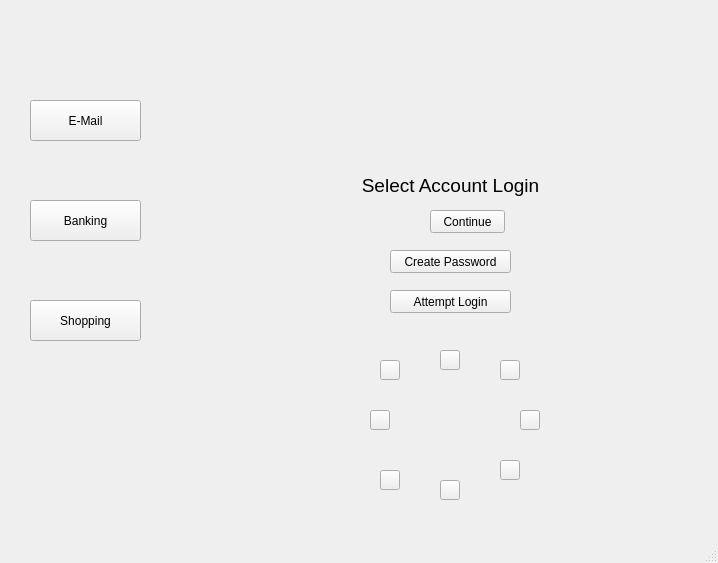
<?xml version="1.0" encoding="UTF-8"?>
<ui version="4.0">
 <class>MainWindow</class>
 <widget class="QMainWindow" name="MainWindow">
  <property name="geometry">
   <rect>
    <x>0</x>
    <y>0</y>
    <width>718</width>
    <height>563</height>
   </rect>
  </property>
  <property name="windowTitle">
   <string>MainWindow</string>
  </property>
  <widget class="QWidget" name="centralwidget">
   <widget class="QPushButton" name="emailBtn">
    <property name="geometry">
     <rect>
      <x>30</x>
      <y>100</y>
      <width>111</width>
      <height>41</height>
     </rect>
    </property>
    <property name="text">
     <string>E-Mail</string>
    </property>
   </widget>
   <widget class="QPushButton" name="bankBtn">
    <property name="geometry">
     <rect>
      <x>30</x>
      <y>200</y>
      <width>111</width>
      <height>41</height>
     </rect>
    </property>
    <property name="text">
     <string>Banking</string>
    </property>
   </widget>
   <widget class="QPushButton" name="emailBtn_3">
    <property name="geometry">
     <rect>
      <x>30</x>
      <y>300</y>
      <width>111</width>
      <height>41</height>
     </rect>
    </property>
    <property name="text">
     <string>Shopping</string>
    </property>
   </widget>
   <widget class="QWidget" name="loginWidget" native="true">
    <property name="geometry">
     <rect>
      <x>230</x>
      <y>40</y>
      <width>471</width>
      <height>471</height>
     </rect>
    </property>
    <property name="styleSheet">
     <string notr="true"/>
    </property>
    <widget class="QWidget" name="octagon" native="true">
     <property name="geometry">
      <rect>
       <x>160</x>
       <y>330</y>
       <width>121</width>
       <height>111</height>
      </rect>
     </property>
     <property name="autoFillBackground">
      <bool>false</bool>
     </property>
     <property name="styleSheet">
      <string notr="true">border-image: url(&quot;:/new/octagon/octagon.png&quot;);</string>
     </property>
    </widget>
    <widget class="QPushButton" name="passcreateBtn">
     <property name="geometry">
      <rect>
       <x>160</x>
       <y>210</y>
       <width>121</width>
       <height>23</height>
      </rect>
     </property>
     <property name="text">
      <string>Create Password</string>
     </property>
    </widget>
    <widget class="QPushButton" name="loginBtn">
     <property name="geometry">
      <rect>
       <x>160</x>
       <y>250</y>
       <width>121</width>
       <height>23</height>
      </rect>
     </property>
     <property name="text">
      <string>Attempt Login</string>
     </property>
    </widget>
    <widget class="QLabel" name="stateStatusLbl">
     <property name="geometry">
      <rect>
       <x>90</x>
       <y>130</y>
       <width>261</width>
       <height>31</height>
      </rect>
     </property>
     <property name="font">
      <font>
       <pointsize>14</pointsize>
      </font>
     </property>
     <property name="text">
      <string>Select Account Login</string>
     </property>
     <property name="alignment">
      <set>Qt::AlignCenter</set>
     </property>
    </widget>
    <widget class="QPushButton" name="whiteBtn">
     <property name="geometry">
      <rect>
       <x>210</x>
       <y>310</y>
       <width>20</width>
       <height>20</height>
      </rect>
     </property>
     <property name="text">
      <string/>
     </property>
    </widget>
    <widget class="QPushButton" name="yellowBtn">
     <property name="geometry">
      <rect>
       <x>270</x>
       <y>320</y>
       <width>20</width>
       <height>20</height>
      </rect>
     </property>
     <property name="text">
      <string/>
     </property>
    </widget>
    <widget class="QPushButton" name="greenBtn">
     <property name="geometry">
      <rect>
       <x>290</x>
       <y>370</y>
       <width>20</width>
       <height>20</height>
      </rect>
     </property>
     <property name="text">
      <string/>
     </property>
    </widget>
    <widget class="QPushButton" name="blueBtn">
     <property name="geometry">
      <rect>
       <x>270</x>
       <y>420</y>
       <width>20</width>
       <height>20</height>
      </rect>
     </property>
     <property name="text">
      <string/>
     </property>
    </widget>
    <widget class="QPushButton" name="tealBtn">
     <property name="geometry">
      <rect>
       <x>210</x>
       <y>440</y>
       <width>20</width>
       <height>20</height>
      </rect>
     </property>
     <property name="text">
      <string/>
     </property>
    </widget>
    <widget class="QPushButton" name="purpleBtn">
     <property name="geometry">
      <rect>
       <x>150</x>
       <y>430</y>
       <width>20</width>
       <height>20</height>
      </rect>
     </property>
     <property name="text">
      <string/>
     </property>
    </widget>
    <widget class="QPushButton" name="redBtn">
     <property name="geometry">
      <rect>
       <x>140</x>
       <y>370</y>
       <width>20</width>
       <height>20</height>
      </rect>
     </property>
     <property name="text">
      <string/>
     </property>
    </widget>
    <widget class="QPushButton" name="orangeBtn">
     <property name="geometry">
      <rect>
       <x>150</x>
       <y>320</y>
       <width>20</width>
       <height>20</height>
      </rect>
     </property>
     <property name="text">
      <string/>
     </property>
    </widget>
   </widget>
   <widget class="QPushButton" name="continueBtn">
    <property name="geometry">
     <rect>
      <x>430</x>
      <y>210</y>
      <width>75</width>
      <height>23</height>
     </rect>
    </property>
    <property name="text">
     <string>Continue</string>
    </property>
   </widget>
  </widget>
  <widget class="QMenuBar" name="menubar">
   <property name="geometry">
    <rect>
     <x>0</x>
     <y>0</y>
     <width>718</width>
     <height>21</height>
    </rect>
   </property>
  </widget>
  <widget class="QStatusBar" name="statusbar"/>
  <action name="actionoctagon">
   <property name="icon">
    <iconset resource="Images.qrc">
     <normaloff>:/new/octagon/octagon.png</normaloff>:/new/octagon/octagon.png</iconset>
   </property>
   <property name="text">
    <string>octagon</string>
   </property>
  </action>
 </widget>
 <resources>
  <include location="Images.qrc"/>
 </resources>
 <connections/>
</ui>
